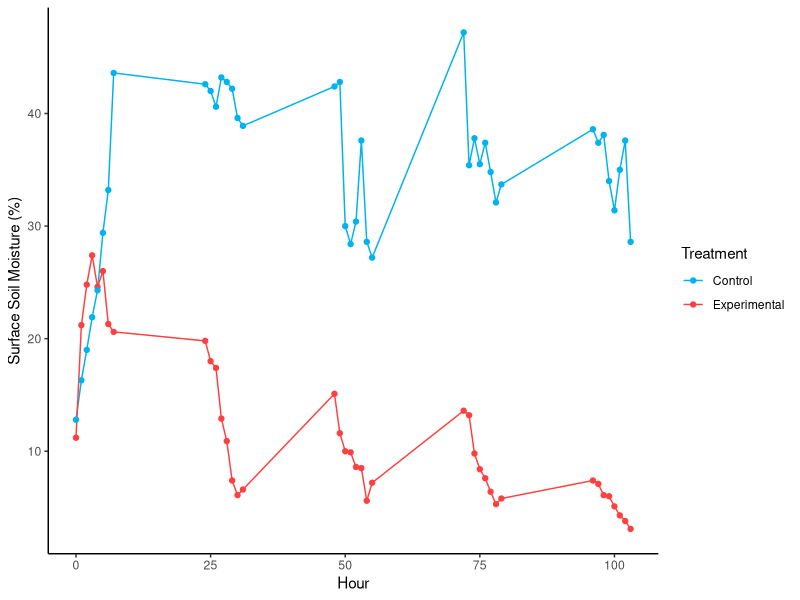

Recreate this plot in R.
# RQ2
# SOIL MOISTURE OVER TIME
# 09/12/2025 


# LOAD LIBRARIES----
library(tidyverse)
library(ggplot2)
library(readxl)
library(dplyr)

# LOAD DATA----
clean_control_exp_data <- read_excel("datasets/lab_experiment/clean_control_exp_data.xlsx")

# CLEAN DATA---
clean_control_exp_data <- clean_control_exp_data %>%
  mutate(hour = as.numeric(as.character(hour)))

# FIGURE----
(rq2_soil_moisture <- clean_control_exp_data %>%
   filter(!is.na(soil_moisture), !is.na(hour)) %>%
   ggplot(aes(x = hour, y = soil_moisture, color = type, group = type)) +
   geom_line()+
   geom_point()+
   labs(
     x = "Hour",
     y = "Surface Soil Moisture (%)",
     color = "Treatment"
   ) +
   scale_color_manual(labels = c("con"="Control", "exp"= "Experimental") ,values = c("con" = "deepskyblue2", "exp" = "brown1"))+
   theme(legend.text = element_text(size = 12)) +
   theme_classic()
)
